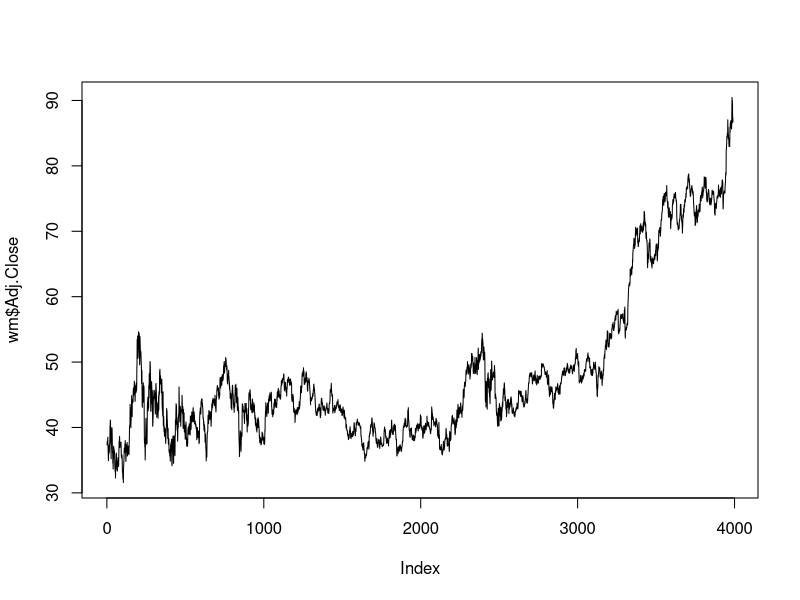

Source code (R):
# Load CS file - You can use setwd before that
wm <- read.csv("walmart.csv")

# Line chart using the WM imported data
# Adjusted Closing Price
# For more info try: help(plot). Just to save you some time, "l" for lines
plot(wm$Adj.Close, type="l")

